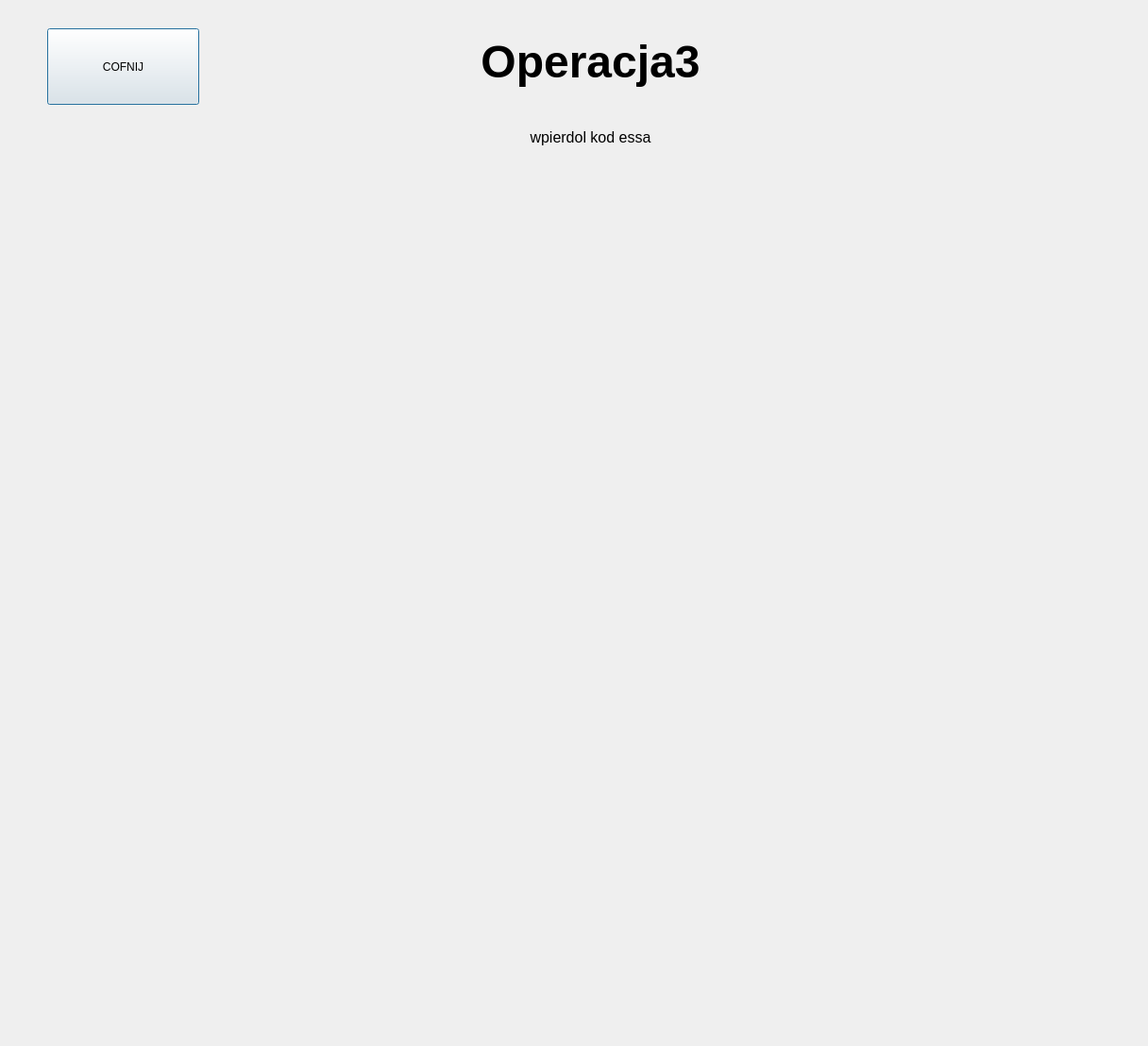
<?xml version="1.0" encoding="UTF-8"?>
<ui version="4.0">
 <class>Dialog</class>
 <widget class="QDialog" name="Dialog">
  <property name="geometry">
   <rect>
    <x>0</x>
    <y>0</y>
    <width>1216</width>
    <height>1108</height>
   </rect>
  </property>
  <property name="windowTitle">
   <string>Dialog</string>
  </property>
  <widget class="QWidget" name="widget" native="true">
   <property name="geometry">
    <rect>
     <x>10</x>
     <y>0</y>
     <width>1200</width>
     <height>800</height>
    </rect>
   </property>
   <widget class="QLabel" name="label">
    <property name="geometry">
     <rect>
      <x>430</x>
      <y>30</y>
      <width>371</width>
      <height>71</height>
     </rect>
    </property>
    <property name="text">
     <string>&lt;html&gt;&lt;head/&gt;&lt;body&gt;&lt;p align=&quot;center&quot;&gt;&lt;span style=&quot; font-size:36pt; font-weight:700;&quot;&gt;Operacja3&lt;/span&gt;&lt;/p&gt;&lt;/body&gt;&lt;/html&gt;</string>
    </property>
   </widget>
   <widget class="QLabel" name="label_4">
    <property name="geometry">
     <rect>
      <x>490</x>
      <y>130</y>
      <width>251</width>
      <height>31</height>
     </rect>
    </property>
    <property name="text">
     <string>&lt;html&gt;&lt;head/&gt;&lt;body&gt;&lt;p align=&quot;center&quot;&gt;&lt;span style=&quot; font-size:12pt;&quot;&gt;wpierdol kod essa&lt;/span&gt;&lt;/p&gt;&lt;/body&gt;&lt;/html&gt;</string>
    </property>
   </widget>
   <widget class="QLabel" name="blad2">
    <property name="geometry">
     <rect>
      <x>510</x>
      <y>490</y>
      <width>261</width>
      <height>31</height>
     </rect>
    </property>
    <property name="text">
     <string>&lt;html&gt;&lt;head/&gt;&lt;body&gt;&lt;p&gt;&lt;span style=&quot; font-size:18pt; color:#ff0000;&quot;&gt;&lt;br/&gt;&lt;/span&gt;&lt;/p&gt;&lt;/body&gt;&lt;/html&gt;</string>
    </property>
   </widget>
   <widget class="QPushButton" name="cofanie_przycisk">
    <property name="geometry">
     <rect>
      <x>40</x>
      <y>30</y>
      <width>161</width>
      <height>81</height>
     </rect>
    </property>
    <property name="text">
     <string>COFNIJ</string>
    </property>
   </widget>
  </widget>
 </widget>
 <resources/>
 <connections/>
</ui>
